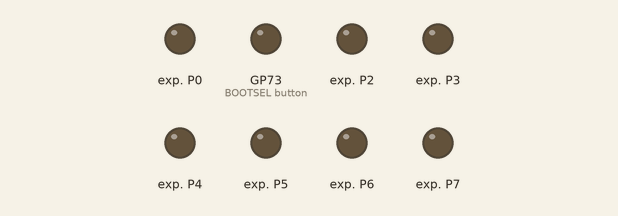
Recording of a program running on a simulated Raspberry Pi Pico running MicroPython. On the bench: output pins drawn as LEDs (lit = HIGH). Library files of the repository ran but are not shown: mcp23008.py.

Above: at 0.05 s.
At 4.99 s:
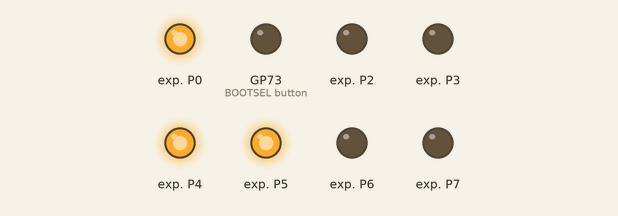
At 9.92 s:
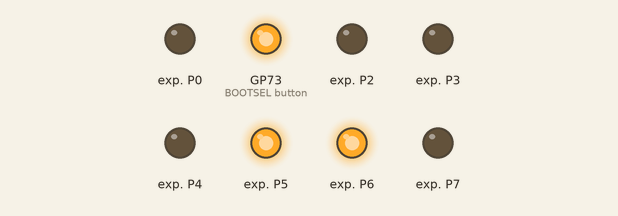
At 19.9 s:
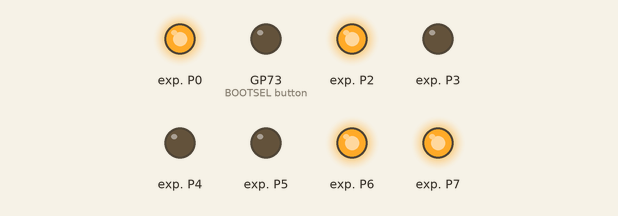
At 29.87 s:
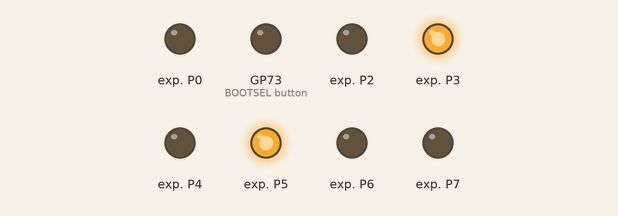
At 39.85 s:
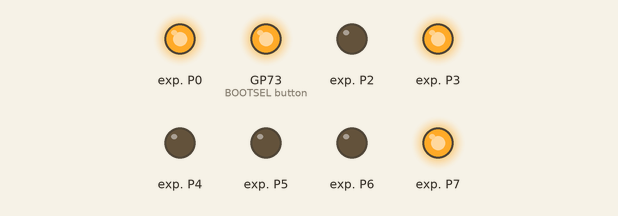
Timing chart, 0 to 40.0 s (numbered marks = the images above):
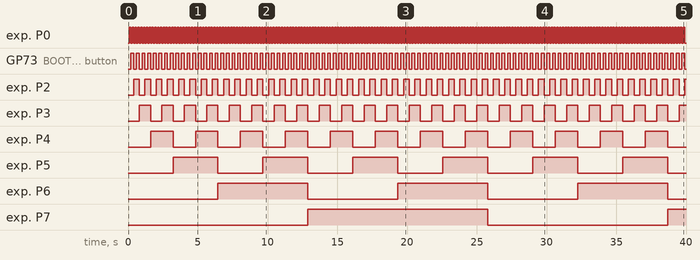

Measured:
- by itself, exp. P0: alternates HIGH for 0.10 s and LOW for 0.10 s
- by itself, GP73 (BOOTSEL button): alternates HIGH for 0.20 s and LOW for 0.20 s
- by itself, exp. P2: alternates HIGH for 0.40 s and LOW for 0.40 s
- by itself, exp. P3: alternates HIGH for 0.81 s and LOW for 0.81 s
- by itself, exp. P4: alternates HIGH for 1.6 s and LOW for 1.6 s
- by itself, exp. P5: alternates HIGH for 3.2 s and LOW for 3.2 s
- by itself, exp. P6: alternates HIGH for 6.4 s and LOW for 6.4 s
- by itself, exp. P7: LOW → HIGH at 12.9 s, → LOW 12.9 s later, → HIGH 12.9 s later

The program:

mcp23008-demo.py
```python
from mcp23008 import MCP23008
from time import sleep
from machine import Pin, I2C

i2c = I2C(0, scl=Pin(1), sda=Pin(0), freq=40000)


def loop():
    mcp23008 = MCP23008(i2c)
    mcp23008.direction(0x00)
    try:
        while True:
            for i in range(256):
                mcp23008.output(i)
                sleep(0.1)
    finally:
        mcp23008.output(0)


loop()
```
